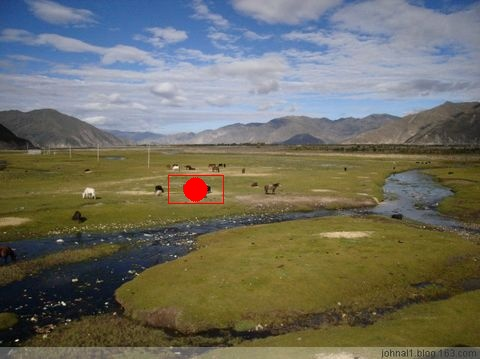
#> input picture 备份/TEST1/1.JPG, 480 x 359 px, found by its file name
$ python test.py   (older library calls are emulated)
#> lines starting #> are read from the running program, lines starting #| are printed output that depends on the picture; long printed decimals are rounded; pictures that were not available may be replaced by others from this repository, and a replacement may not be noted
import cv2
import numpy as np
from skimage.metrics import structural_similarity as compare_ssim

# 读取两张图片
image1 = cv2.imread('1.jpg')
#> image1 is the input picture: shape (359, 480, 3); mean B, G, R 97, 109.4, 110.2
image2 = cv2.imread('1234.jpg')
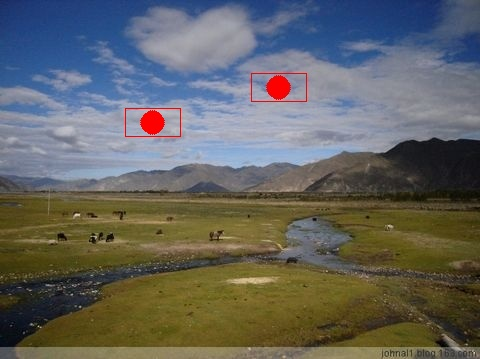
#> input picture 备份/TEST1/2.JPG, 480 x 359 px, given in place of 1234.jpg, which was not available
#> image2 is the input picture: shape (359, 480, 3); mean B, G, R 96.5, 100.1, 99.6

# 确保两张图片具有相同的尺寸
if image1.shape != image2.shape:
    # 如果尺寸不同，将第二张图片调整为与第一张图片相同的尺寸
    image2 = cv2.resize(image2, (image1.shape[1], image1.shape[0]))

# 图像去噪
image1 = cv2.medianBlur(image1, 3)
image2 = cv2.medianBlur(image2, 3)

# 图像稳定化（使用SIFT特征检测和匹配）
sift = cv2.SIFT_create()
keypoints1, descriptors1 = sift.detectAndCompute(image1, None)
#> keypoints1 = 454 keypoints; strongest (x, y, size): (63, 303, 2.2), (33, 319, 2), (74, 280, 2.2), (89, 191, 5.7)
keypoints2, descriptors2 = sift.detectAndCompute(image2, None)
#> keypoints2 = 363 keypoints; strongest (x, y, size): (152, 123, 14.4), (77, 215, 2.1), (278, 88, 15.4), (110, 237, 4.5)

bf = cv2.BFMatcher()
matches = bf.knnMatch(descriptors1, descriptors2, k=2)
#> matches = 454 matches

good_matches = []
for m, n in matches:
    if m.distance < 0.75 * n.distance:
        good_matches.append(m)
#> after the loop, good_matches = 93 matches

#根据特征匹配来使得第二幅图像与第一幅图像对齐
if len(good_matches) >= 4:
    src_pts = np.float32([keypoints1[m.queryIdx].pt for m in good_matches]).reshape(-1, 1, 2)
#> src_pts = 93 rows, first 8: [21.72, 226.3], [49.16, 232.4], [52.29, 106.2], [65.49, 116], [83.71, 119.5], [113.9, 95.83], [126.5, 192.1], [130, 271.4]
    dst_pts = np.float32([keypoints2[m.trainIdx].pt for m in good_matches]).reshape(-1, 1, 2)
#> dst_pts = 93 rows, first 8: [266.3, 286.4], [172.7, 83.84], [157.8, 134.1], [331.1, 159], [55.93, 176.6], [11.57, 139.3], [25.75, 240.4], [31.66, 324.3]

    M, _ = cv2.estimateAffine2D(src_pts, dst_pts)
#> M = [[1.01, 0.000646, -99.89], [-0.0119, 1.03, 45.2]]
    image2_stabilized = cv2.warpAffine(image2, M, (image2.shape[1], image2.shape[0]))
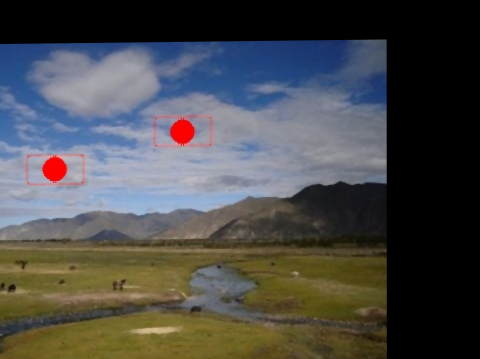
#> image2_stabilized: shape (359, 480, 3); mean B, G, R 74.7, 74.8, 74.3
else:
    image2_stabilized = image2

# 计算相似性度量
gray_image1 = cv2.cvtColor(image1, cv2.COLOR_BGR2GRAY)
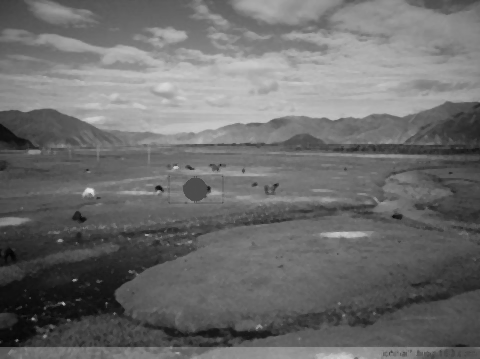
#> gray_image1: shape (359, 480); min 3, max 226, mean 108.1
gray_image2 = cv2.cvtColor(image2_stabilized, cv2.COLOR_BGR2GRAY)
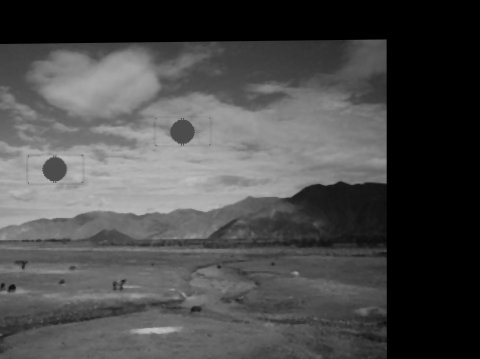
#> gray_image2: shape (359, 480); min 0, max 190, mean 74.6

ssim = compare_ssim(gray_image1, gray_image2)
#> ssim = 0.265
mse = np.mean((image1 - image2_stabilized) ** 2)
#> mse = 106.3

# 设置相似性阈值
threshold_ssim = 0.8  # 可根据需要调整
threshold_mse = 80  # 可根据需要调整
print(ssim ,mse)
#| 0.2647 106.309

# 综合判断
if ssim > threshold_ssim and mse < threshold_mse:
    print("两张图片相似，第二张图片可能无缺陷。")
else:
    print("两张图片不够相似，第二张图片可能存在缺陷。")
